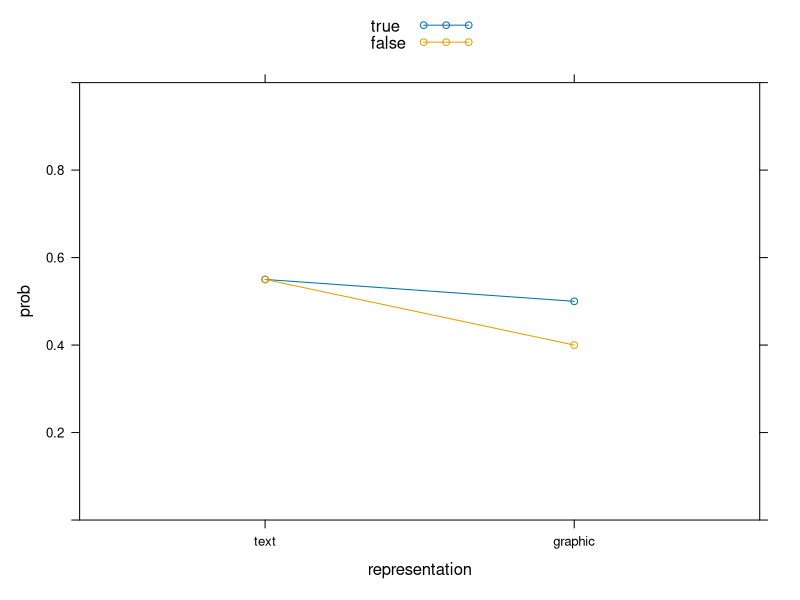
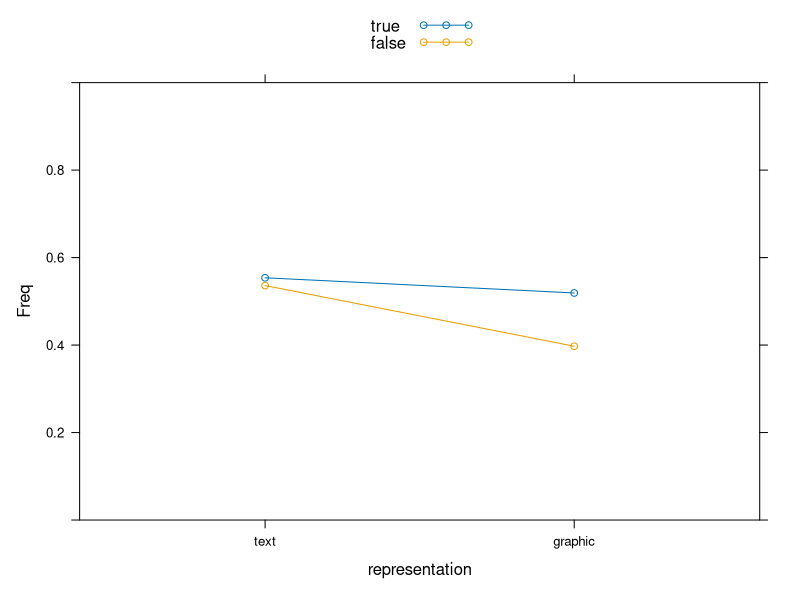

The R source for these figures, in order:
## ---- chunk 1
library(lme4)
library(lattice)
set.seed(1614)
## ---- chunk 2
# Hypothesis: 0.1 probability difference for true vs. false for graphic representation
design <- data.frame(representation = factor(rep(c("text", "graphic"), each = 2),
                                             levels = c("text", "graphic")),
                     veracity = factor(rep(c("true", "false"), 2),
                                       levels = c("true", "false")),
                     prob = c(0.55, 0.55, 0.50, 0.40))

xyplot(prob ~ representation, data = design, groups = veracity,
       type = "b", ylim = 0:1, auto.key = list(space = "top"))
knitr::kable(design)
## ---- chunk 3
# Fixed effects
X <- model.matrix( ~ representation * veracity, data = design)
(fix <- as.vector(solve(X) %*% qlogis(design$prob)))

# Random effects (taken from previous study)
ran <- c("id.(Intercept)" = 0.5, "item.(Intercept)" = 0.3)

# Simulate data
n <- 150

dat <- data.frame(
    id              = factor(rep(1:n, each = 25)),
    item            = factor(paste(rep(1:5, each = 25), 1:25, sep = ":")),
    representation  = factor(rep(c("text", "graphic"), each = 25)),
    veracity        = factor(rep(c("true", "false"), c(15, 10)))
)

dat$representation <- relevel(dat$representation, ref = "text")
dat$veracity <- relevel(dat$veracity, ref = "true")

dat$resp <- simulate( ~ representation * veracity + (1|id) + (1|item),
                     newdata   = dat,
                     newparams = list(beta = fix, theta = ran),
                     family    = binomial)$sim_1
## ---- chunk 4
# Frequency table of observations per condition
(tab1 <- xtabs( ~ representation + veracity, dat))
# Frequency table of correct answers per condition
(tab2 <- xtabs(resp ~ representation + veracity, dat))

datm <- as.data.frame(tab2 / tab1)

xyplot(Freq ~ representation, data = datm, groups = veracity,
       type = "b", ylim = 0:1, auto.key = list(space = "top"))

knitr::kable(datm)
## ---- chunk 5

m1 <- glmer(resp ~ representation * veracity + (1|id) + (1|item), dat,
            family = binomial)

summary(m1)
